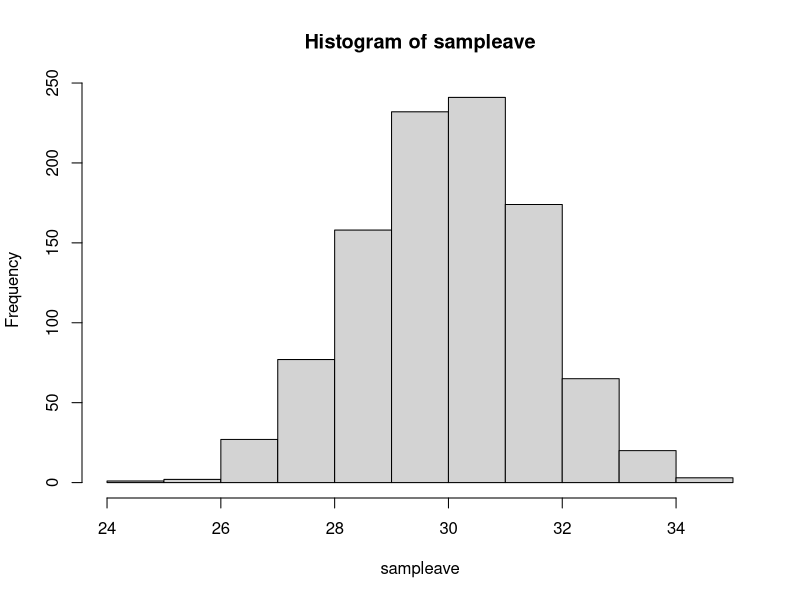
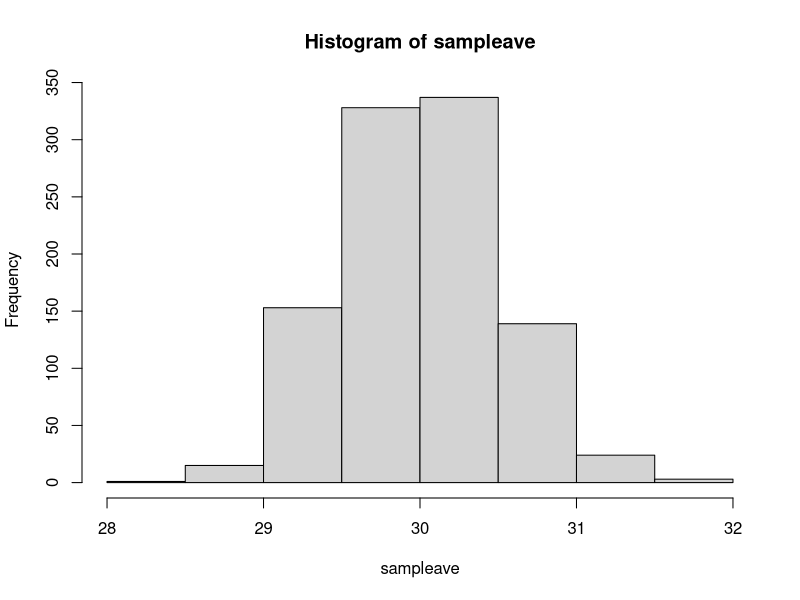
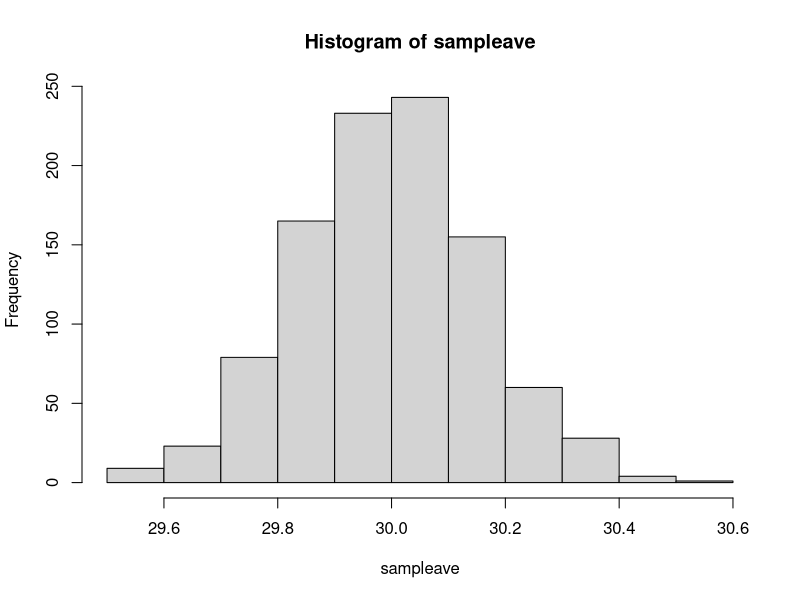
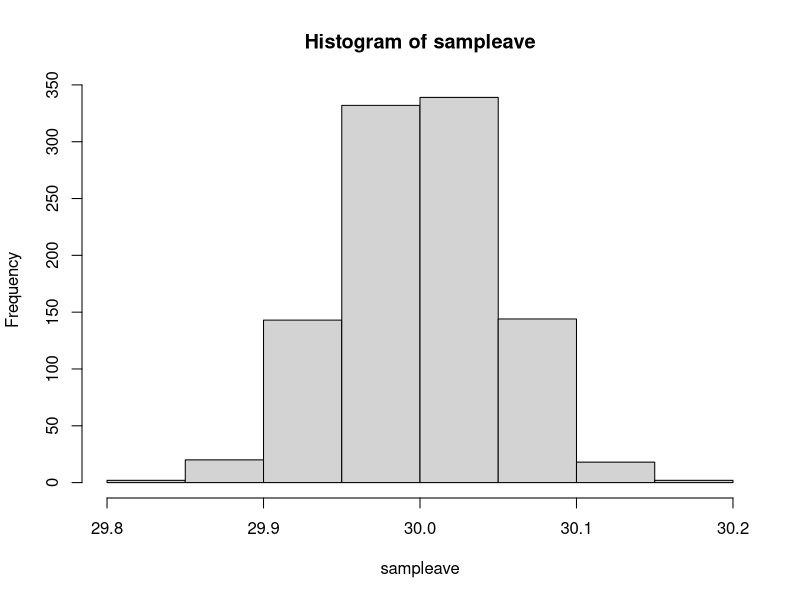
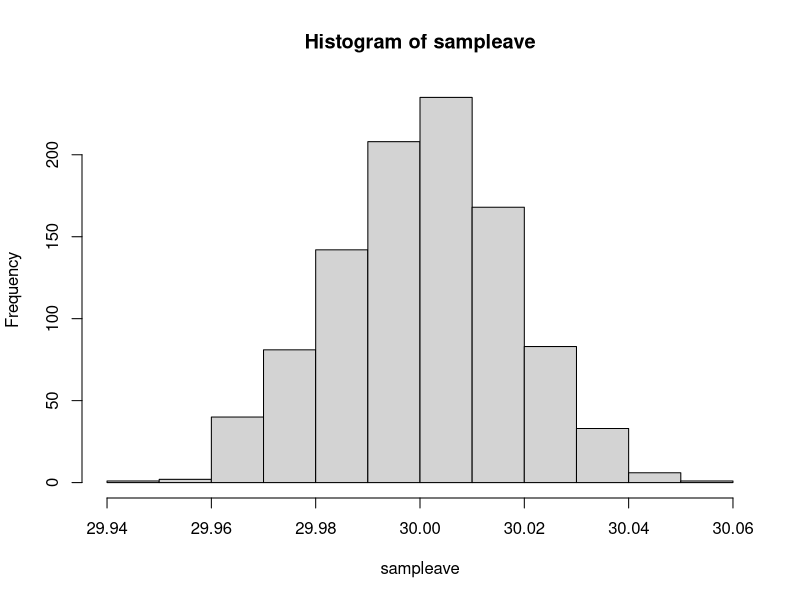

Write the R code that produced these figures, in order.
#母集団は平均30 分散25　の正規分布
#n=10,100,1000,10000,100000,1000000のサンプルをとる。

for (j in 1:5){
  size=10^j
  sampleave<-c()
  samplevar<-c()
  samplevar2<-c()
  for (i in 1:1000){
    sample<-rnorm(size,30,5)
    ave<-mean(sample)
    sampleave[i]<-ave
    var<-sum((sample-ave)^2)/size
    var2<-sum((sample-ave)^2)/(size-1)
    samplevar[i]<-var
    samplevar2[i]<-var2
  }
  mean(sampleave)
  mean(samplevar)
  mean(samplevar2)

  hist(sampleave)
  #正規分布を決めるのは平均（期待値）とsd
  mean(sampleave)
  print(sd(sampleave))
  #hoge<-function(x){10000*dnorm(x,mean(sampleave),sd(sampleave))}
  #curve(hoge,from=26,to=34,add=TRUE)
}
